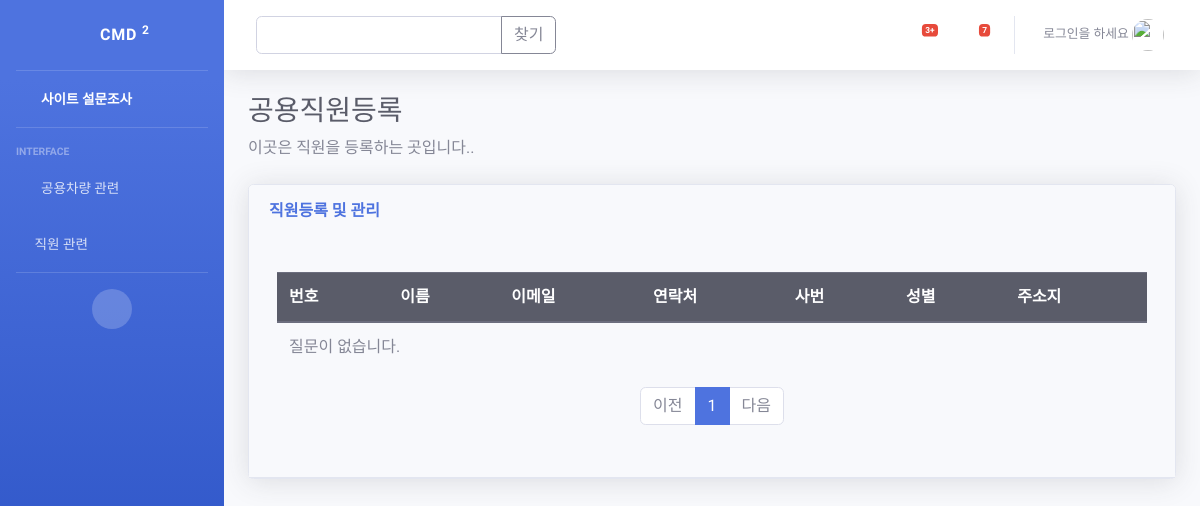
The app's page /pybo/apply/, older data.
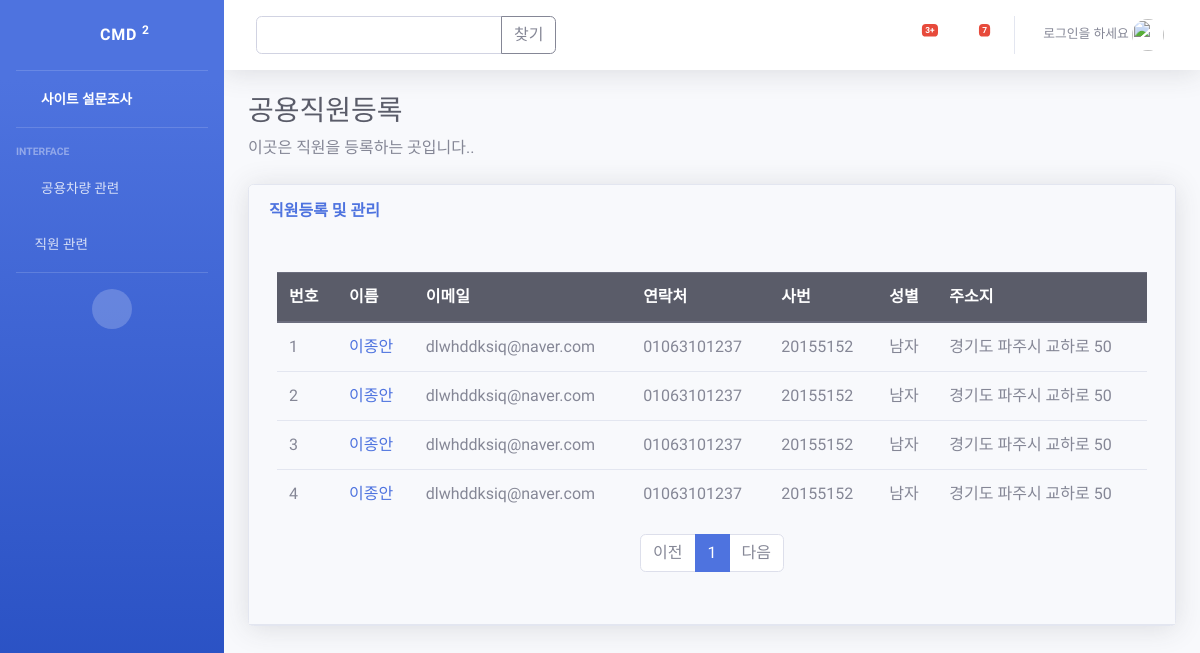
The same page, newer data.
### pybo/models.py (models this page shows)
class business_apply(models.Model):
    name = models.CharField(max_length=10)
    email = models.CharField(max_length=100)
    Phone = models.CharField(max_length=15)
    assign_num = models.IntegerField()
    Living = models.CharField(max_length=100)
    gender = models.CharField(max_length=5)
    author = models.ForeignKey(User, on_delete=models.CASCADE)
    create_date = models.DateTimeField()

### pybo/views_business.py (the view)
# urls.py: path('apply/', views_business.employee_apply, name='employee'),
def employee_apply(request):
    page = request.GET.get('page', '1')  # 페이지
    kw = request.GET.get('kw', '')  # 검색어
    business_list = business_apply.objects.order_by('-create_date')
    if kw:
        business_list = business_list.filter(
            Q(name__icontains=kw)   # 제목검색
        ).distinct()
    paginator = Paginator(business_list, 10)  # 페이지당 10개씩 보여주기
    page_obj = paginator.get_page(page)
    context = {'business_list': page_obj, 'page': page, 'kw': kw}
    return render(request,'pybo/apply_form.html',context)

### templates/pybo/apply_form.html (shortened to what this page needs)
{% extends 'base.html' %}
{% block content %}
    <h1 class="h3 mb-2 text-gray-800">공용직원등록</h1>
    <p class="mb-4">이곳은 직원을 등록하는 곳입니다..
    </p>
    <div class="card shadow mb-4">
    <div class="card-header py-3">
    <div class="row">
    <div class="col-sm-12 col-md-6">
        <h6 class="m-0 font-weight-bold text-primary">직원등록 및 관리</h6>
    </div>
    <div class="card-body">
    <div class="table-responsive">
    <table class="table table-bordered" id="dataTable" width="100%" cellspacing="0">
    <tbody>
    <div class="container my-3">
        <table class="table">
            <thead>
            <tr class="thead-dark">
                <th>번호</th>
                <th>이름</th>
                <th>이메일</th>
                <th>연락처</th>
                <th>사번</th>
                <th>성별</th>
                <th>주소지</th>
            </tr>
            </thead>
            <tbody>
            {% if business_list %}
                {% for business in business_list %}
                    <tr>
                        <td>{{ forloop.counter }}</td>
                        <td>
                            <a href="{% url 'pybo:employee_detail' business.id %}">{{ business.name }}</a>
                        </td>
                        <td>{{ business.email }}</td>
                        <td>{{ business.Phone }}</td>
                        <td>{{ business.assign_num }}</td>
                        <td>{{ business.gender }}</td>
                        <td>{{ business.Living }}</td>
                    </tr>
                {% endfor %}
            {% else %}
                <tr>
                    <td colspan="3">질문이 없습니다.</td>
                </tr>
            {% endif %}
            </tbody>
        </table>
    </div>
    <ul class="pagination justify-content-center">
        {% if business_list.has_previous %}
            <li class="page-item">
                <a class="page-link" href="?page={{ business_list.previous_page_number }}">이전</a>
            </li>
        {% else %}
            <li class="page-item disabled">
                <a class="page-link" tabindex="-1" aria-disabled="true" href="#">이전</a>
            </li>
        {% endif %}
        {% for page_number in business_list.paginator.page_range %}
            {% if page_number >= business_list.number|add:-5 and page_number <= business_list.number|add:5 %}
                {% if page_number == business_list.number %}
                    <li class="page-item active" aria-current="page">
                        <a class="page-link" href="?page={{ page_number }}">{{ page_number }}</a>
                    </li>
                {% else %}
                    <li class="page-item">
                        <a class="page-link" href="?page={{ page_number }}">{{ page_number }}</a>
                    </li>
                {% endif %}
            {% endif %}
        {% endfor %}
        {% if business_list.has_next %}
            <li class="page-item">
                <a class="page-link" href="?page={{ business_list.next_page_number }}">다음</a>
            </li>
        {% else %}
            <li class="page-item disabled">
                <a class="page-link" tabindex="-1" aria-disabled="true" href="#">다음</a>
            </li>
        {% endif %}
    </ul>
{% endblock %}

Row changes from the older to the newer data that the page shows:
added business_apply: name "이종안", email "dlwhddksiq@naver.com", Phone "01063101237", assign_num "20155152", gender "남자", Living "경기도 파주시 교하로 50"
added business_apply: name "이종안", email "dlwhddksiq@naver.com", Phone "01063101237", assign_num "20155152", gender "남자", Living "경기도 파주시 교하로 50"
added business_apply: name "이종안", email "dlwhddksiq@naver.com", Phone "01063101237", assign_num "20155152", gender "남자", Living "경기도 파주시 교하로 50"
added business_apply: name "이종안", email "dlwhddksiq@naver.com", Phone "01063101237", assign_num "20155152", gender "남자", Living "경기도 파주시 교하로 50"
Text that changed along with them:
text no longer shown: "질문이 없습니다."
